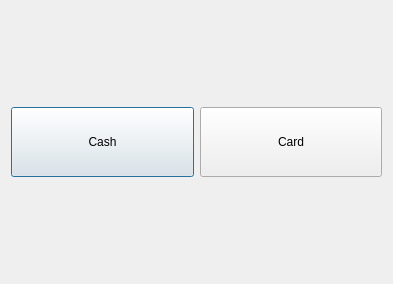
<?xml version="1.0" encoding="UTF-8"?>
<ui version="4.0">
 <class>paymentMathod</class>
 <widget class="QDialog" name="paymentMathod">
  <property name="geometry">
   <rect>
    <x>0</x>
    <y>0</y>
    <width>393</width>
    <height>284</height>
   </rect>
  </property>
  <property name="windowTitle">
   <string>Dialog</string>
  </property>
  <layout class="QHBoxLayout" name="horizontalLayout_2">
   <item>
    <widget class="QPushButton" name="pushButton">
     <property name="minimumSize">
      <size>
       <width>0</width>
       <height>70</height>
      </size>
     </property>
     <property name="text">
      <string>Cash</string>
     </property>
    </widget>
   </item>
   <item>
    <widget class="QPushButton" name="pushButton_2">
     <property name="minimumSize">
      <size>
       <width>0</width>
       <height>70</height>
      </size>
     </property>
     <property name="text">
      <string>Card</string>
     </property>
    </widget>
   </item>
  </layout>
 </widget>
 <resources/>
 <connections/>
</ui>
